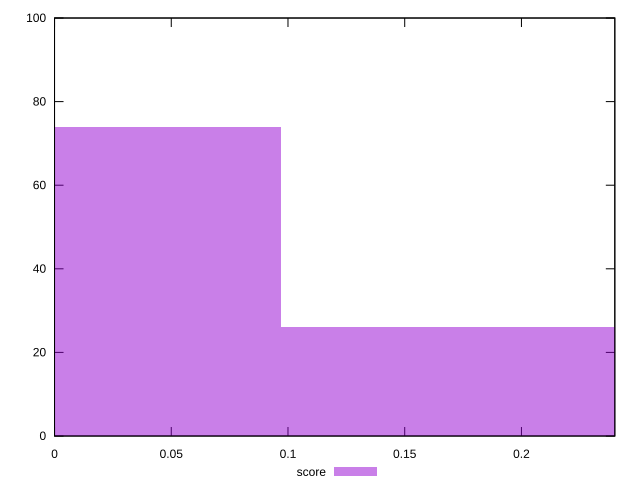

The gnuplot source for this figure:
reset

$score <<EOF
0 74
0.19361294926391176 26
EOF

set key outside below
set boxwidth 0.19361294926391176
set xrange [0:0.24]
set yrange [0:100]
set trange [0:100]
set style fill transparent solid 0.5 noborder
set terminal svg size 640, 490 enhanced background rgb 'white'
set output "report_00017_2021-02-10T15-08-03.406Z/cumulative-layout-shift/samples/pages+cached+noadtech+nomedia/score/histogram.svg"

plot $score title "score" with boxes

reset
